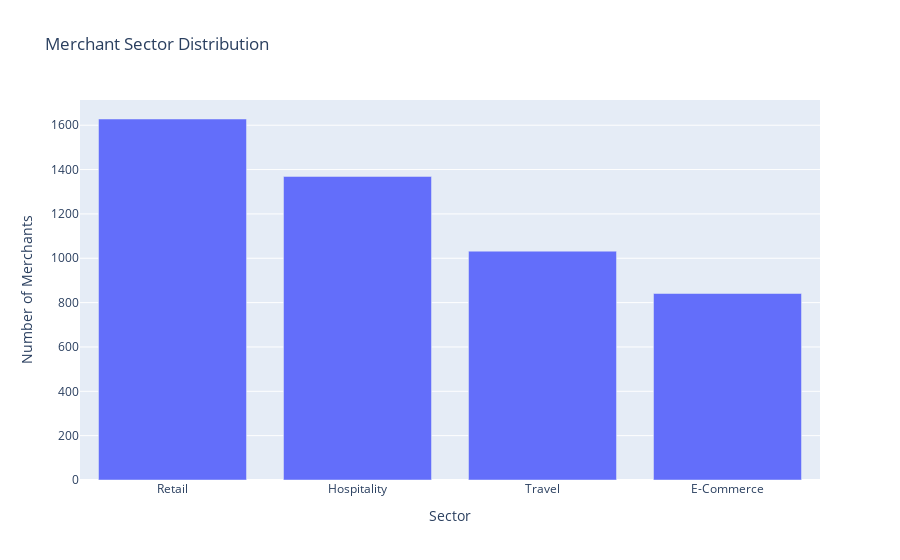

Here is the notebook cell this chart was saved with:
### Markdown cell above
# 1. Merchant-Sector Distribution. 
The distribution of merchants across different sectors

### Code cell
import plotly.express as px
# Count merchants per sector
sector_counts = df_clean['sector'].value_counts().reset_index()

# Plot with Plotly
px.bar(
    sector_counts,
    x='sector',
    y='count',
    title="Merchant Sector Distribution",
    labels={'sector': 'Sector', 'count': 'Number of Merchants'}
)

### Figure 1 — Plotly figure (JSON) as saved in the notebook; plotly's stock layout.template omitted (floating-point values rounded to 4 significant figures)
{"data": [{"hovertemplate": "Sector=%{x}<br>Number of Merchants=%{y}<extra></extra>", "legendgroup": "", "marker": {"color": "#636efa", "pattern": {"shape": ""}}, "name": "", "orientation": "v", "showlegend": false, "textposition": "auto", "type": "bar", "x": ["Retail", "Hospitality", "Travel", "E-Commerce"], "xaxis": "x", "y": [1628, 1369, 1032, 841], "yaxis": "y"}], "layout": {"barmode": "relative", "legend": {"tracegroupgap": 0}, "title": {"text": "Merchant Sector Distribution"}, "xaxis": {"anchor": "y", "domain": [0, 1], "title": {"text": "Sector"}}, "yaxis": {"anchor": "x", "domain": [0, 1], "title": {"text": "Number of Merchants"}}}}
